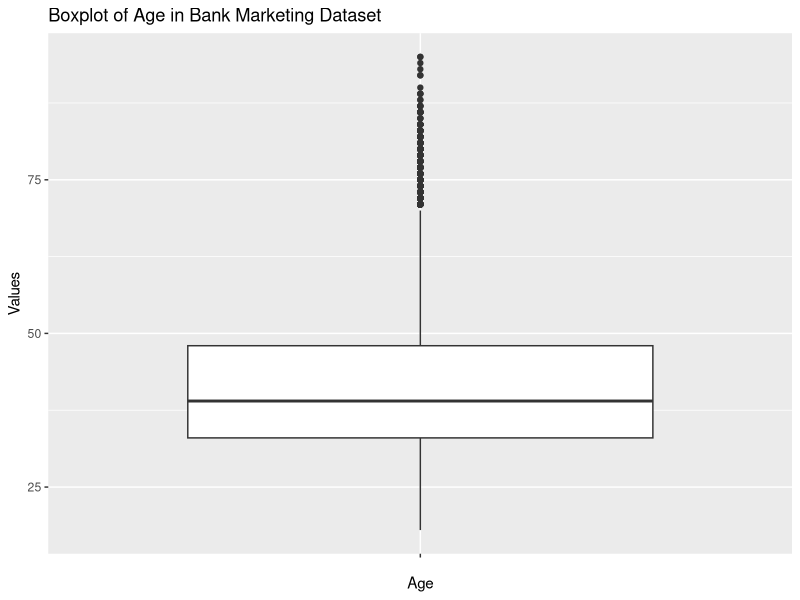
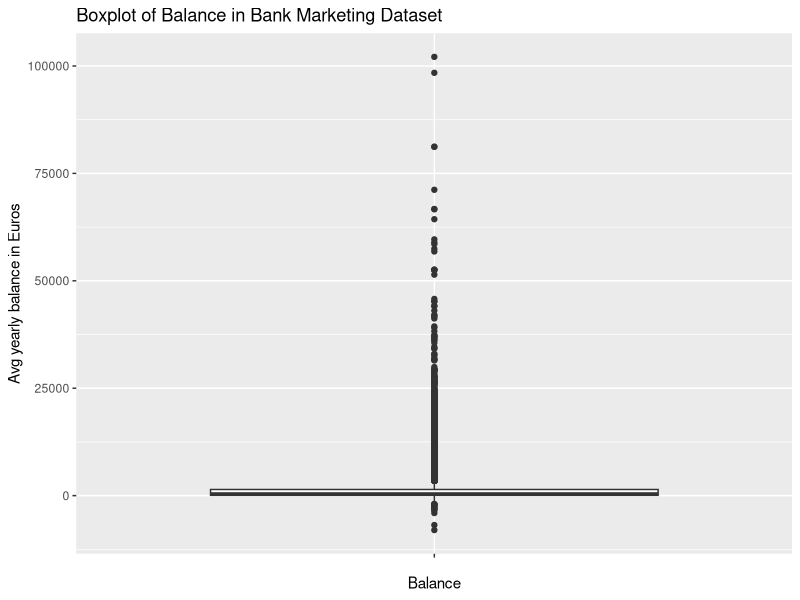
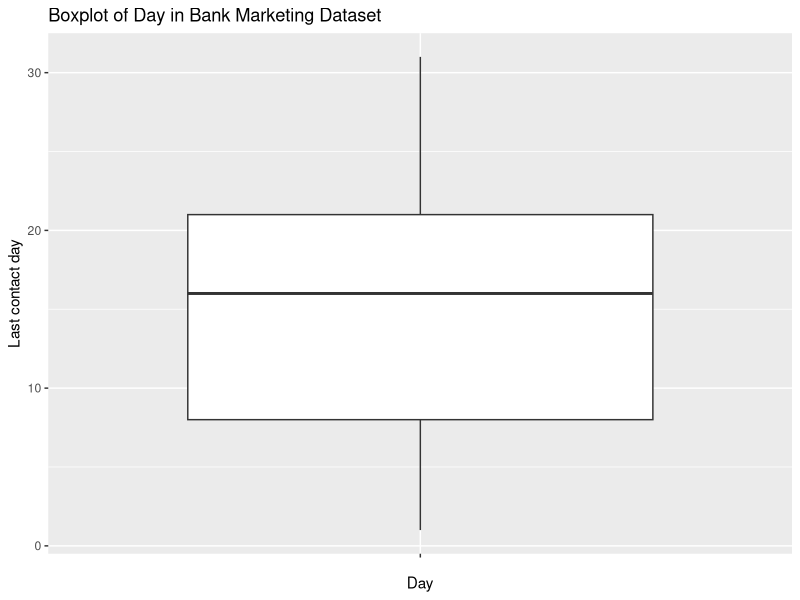
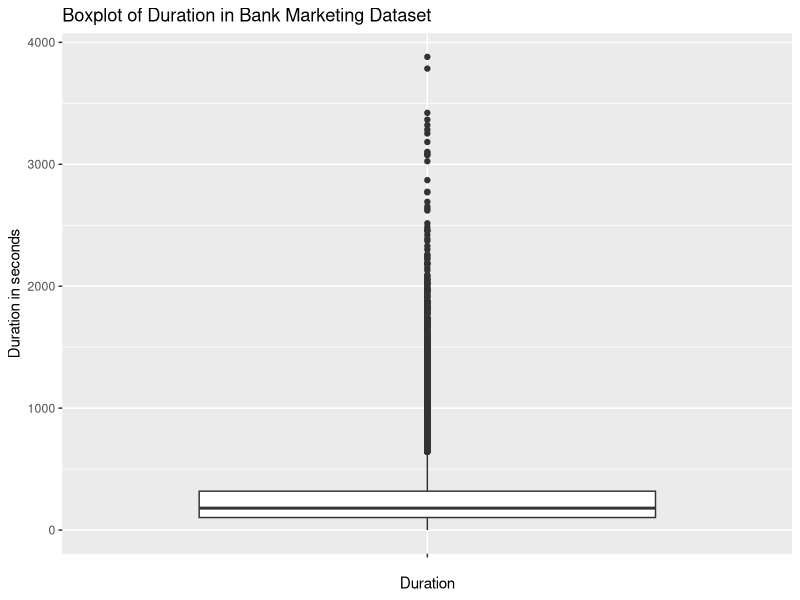
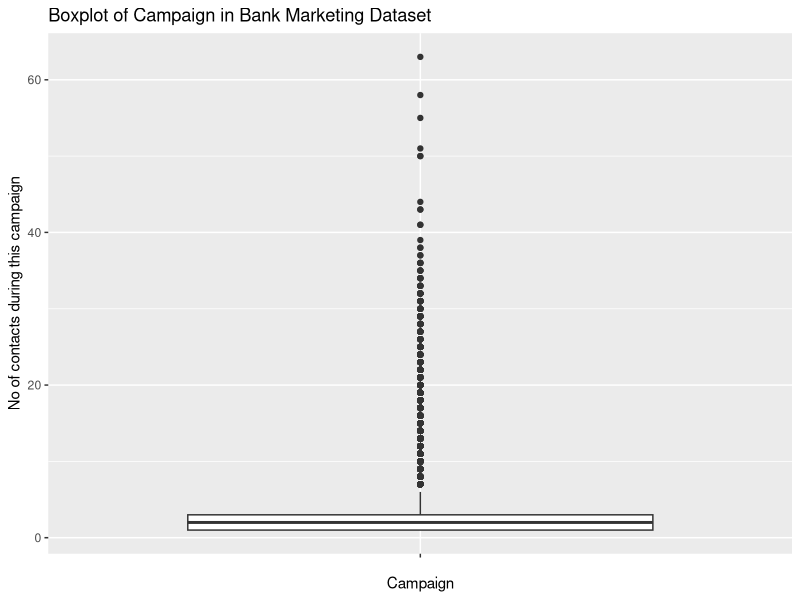
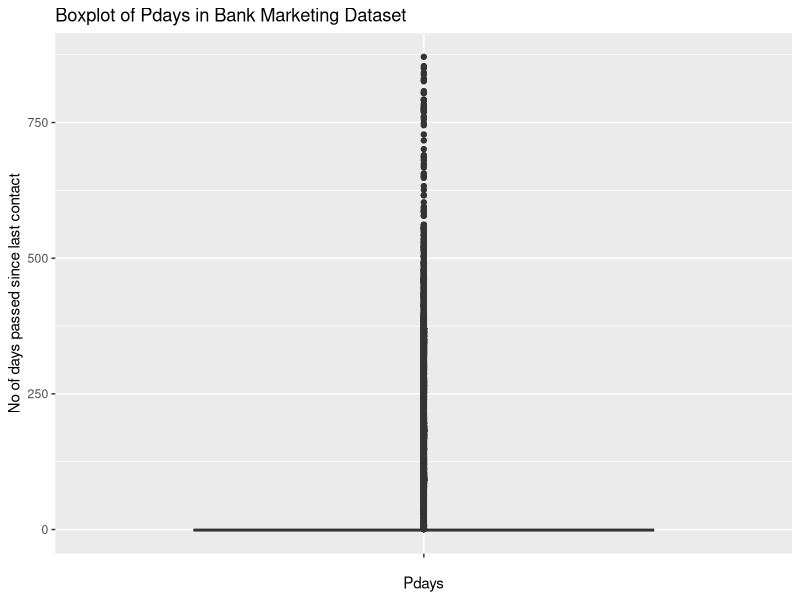
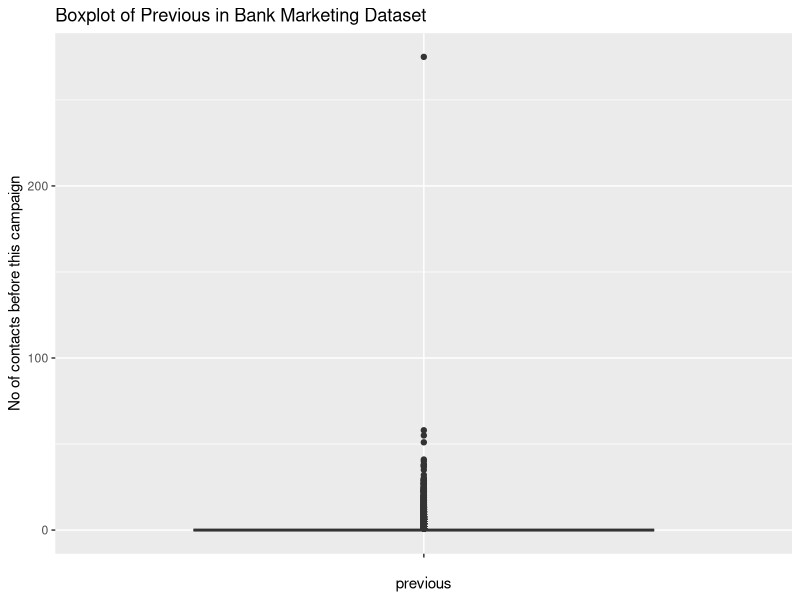
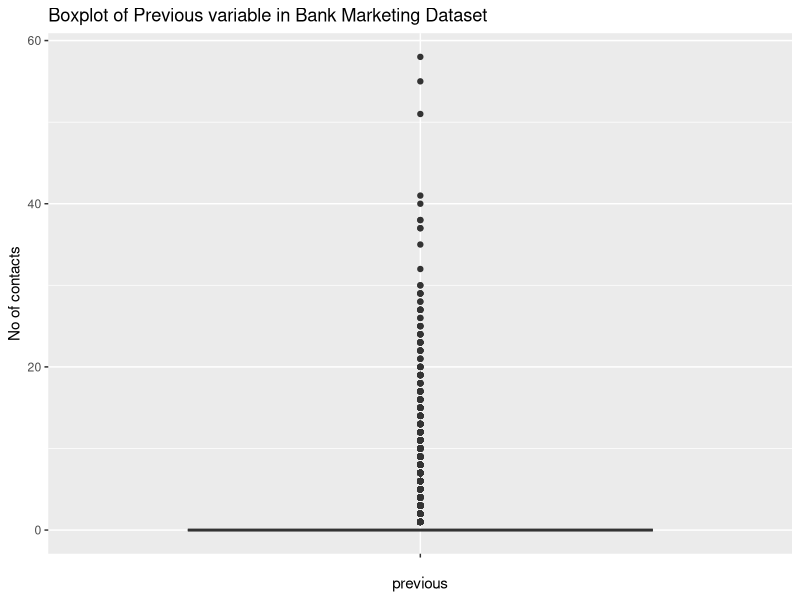

Reproduce these figures in R, in order.
## ---- chunk 1
library (ggplot2)
library(dplyr)
library(tidyverse)
knitr::opts_chunk$set(echo = TRUE)
## ---- chunk 2
clientdata <- read.csv("bank_marketing.csv",header=T,sep=";")
#Returns no of rows and columns
dim(clientdata)
#Returns the data type of the columns
str(clientdata)
## ---- chunk 3
head(clientdata)
colSums(is.na(clientdata) | clientdata == "")
summary(clientdata)
#Filtering rows which has non missing values in default and contact columns
clientdata <- clientdata %>% filter(default != "" & contact != "")
#Replace missing values in the "age" column with the median age of all non missing values in the same column
clientdata <- clientdata %>% mutate(across(age, ~replace_na(., median(., na.rm=TRUE))))
colSums(is.na(clientdata) | clientdata == "")
## ---- chunk 4
ggplot(data = clientdata, aes(x = "", y = age)) + geom_boxplot() + 
  labs(title = "Boxplot of Age in Bank Marketing Dataset", x = "Age", y = "Values")
ggplot(data = clientdata, aes(x = "", y = balance)) + geom_boxplot() + 
  labs(title = "Boxplot of Balance in Bank Marketing Dataset", x = "Balance", y = "Avg yearly balance in Euros")
ggplot(data = clientdata, aes(x = "", y = day)) + geom_boxplot() + 
  labs(title = "Boxplot of Day in Bank Marketing Dataset", x = "Day", y = "Last contact day")
ggplot(data = clientdata, aes(x = "", y = duration)) + geom_boxplot() + 
  labs(title = "Boxplot of Duration in Bank Marketing Dataset", x = "Duration", y = "Duration in seconds")
ggplot(data = clientdata, aes(x = "", y = campaign)) + geom_boxplot() + 
  labs(title = "Boxplot of Campaign in Bank Marketing Dataset", x = "Campaign", y = "No of contacts during this campaign")
ggplot(data = clientdata, aes(x = "", y = pdays)) + geom_boxplot() + 
  labs(title = "Boxplot of Pdays in Bank Marketing Dataset", x = "Pdays", y = "No of days passed since last contact")
ggplot(data = clientdata, aes(x = "", y = previous)) + geom_boxplot() + 
  labs(title = "Boxplot of Previous in Bank Marketing Dataset", x = "previous", y = "No of contacts before this campaign")
## ---- chunk 5
#Treating Outliers
clientdata <- clientdata %>% filter(previous != max(previous))
#Checking the box plot of Previous variable after removing one outlier
ggplot(data = clientdata, aes(x = "", y = previous)) + geom_boxplot() +
  labs(title = "Boxplot of Previous variable in Bank Marketing Dataset", x = "previous", y = "No of contacts")
summary(clientdata$previous)
## ---- chunk 6
#Aggregating the data by job type
clientdata %>% group_by(job) %>% summarize(total_deposits = sum(deposit == 'yes')) %>% arrange(desc(total_deposits))
